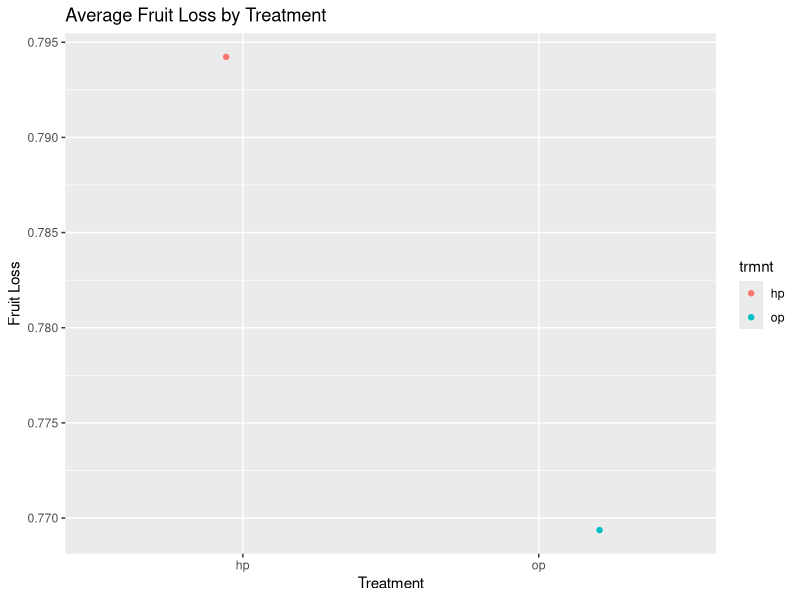

The R script that drew this image: (Note: this script raises an error after producing the figure.)
### tidyverse practice

library(tidyverse)
pollination<-read.csv("data/pollination_2017_pp_plant_trait.csv")
#upload seed data merged with the environmental data
seed_land<-read.csv("data/seed_land.csv")
seed_land<-seed_land%>%filter(plot=="hi")

######
# # of distinct plants used
pollination<-pollination%>%filter(plot=="hi")
n_distinct(pollination$ID) # of distinct plants

pollination%>% group_by(ID)%>% summarize(n_visits=n())# # of times treated
# # of distinct plants collected from
n_distinct(seed_land$ID)

# of plants with data
# table of treatment results
seed_tbl<-seed_land%>%
  filter(plot=="hi")%>% # select only the hi density plots
  group_by(trmnt)%>%
  summarise(n_plants=n_distinct(ID),n_fruit=n(),avg_seed=mean(total.seeds),median=median(total.seeds), 
                    sd=sd(total.seeds), var=var(total.seeds))
seed_tbl
mean(seed_tbl$n_fruit)
nrow(seed_land)


tot_seed_tbl<-seed_land%>%
  filter(plot=="hi")%>%
  group_by(trmnt,ID)%>%
  summarise(sum_seeds=sum(total.seeds), n_fruit=n())%>%
  group_by(trmnt)%>%
  summarise(n_plants=n(),total_fruit=sum(n_fruit),
            avg_n_fruit=mean(n_fruit), total_seeds=sum(sum_seeds),avg_sum_seeds=mean(sum_seeds), 
            seeds_fruit=total_seeds/total_fruit,
            avg_seeds_fruit=avg_sum_seeds/avg_n_fruit)


# table of flowers treated, fruit recovered, and %fruit loss
flower_tbl<-seed_land%>%
  filter(plot=="hi")%>%
  group_by(trmnt,ID)%>%
  summarize(n_fruit=n(), n_flowers=sum(flowers))%>%
  group_by(trmnt)%>%
    summarise(n_fruit=sum(n_fruit),n_flowers=sum(n_flowers),
              frt_loss=1-(n_fruit/n_flowers))
ggplot(flower_tbl, aes(trmnt ,frt_loss, color=trmnt)) +geom_jitter()+ 
  labs(x="Treatment" ,y="Fruit Loss")+
  ggtitle("Average Fruit Loss by Treatment")

mean(flower_tbl$n_flowers)
median(flower_tbl$n_fruit)

median(flower_tbl$frt_loss)

1-(mean(flower_tbl$n_fruit/mean(flower_tbl$n_flowers)))


  ### Pollinated Ovules /  Fruit

trmnt_tbl<-seed_land%>%
  group_by(round, ID,trmnt)%>%
  summarise(n_fruit=n(),n_flowers=sum(unique(flowers)),
            frt_loss=(1-(n_fruit/n_flowers)))%>% 
  group_by(ID,trmnt)%>%
  summarise(n_fruit=sum(n_fruit),n_flowers=sum(n_flowers),
            frt_loss=1-(n_fruit/n_flowers))=
  group_by(trmnt)%>%
  summarise(n_fruit=sum(n_fruit),n_flowers=sum(n_flowers),
            frt_loss=(1-(n_fruit/n_flowers))) 
  
ggplot(trmnt_tbl, aes(trmnt ,frt_loss, color=trmnt)) +geom_jitter()+ 
  labs(x="Treatment" ,y="Fruit Loss")+
  ggtitle("Average Fruit Loss by Treatment")


# table of mean, median, variance in poll_ovules

### These numbers seem to match Lee & Bazzaz 1982:
### Control plants in their study (no fruit removal) matured fruit w/ avg 11.3 ov and 11.1 devo seeds
### Plants with highest level of fruit removal (80% fruit removed) matured fruit w/ avg 9.9 ov and 8.2 seeds

### Other nuggets of info:
### We collected more HP fruit than OP fruit
### OP fruit had, on average, .5 more ovules than HP fruit.


# Pollinated Ovules/Total Ovules / Fruit

pollratio_tbl<-summarise(seed_land,fruit_count=n(), avg_pol=mean(poll_ovules/total.ovules), med_pol=median(poll_ovules/total.ovules),
                         var_pol=var(poll_ovules/total.ovules), sd_pol=sd(poll_ovules/total.ovules), 
                         coef_var_pol=(sd_pol/avg_pol))

pollratio_tbl



# Pollen Limitation (Total Ovules - Pollinated Ovules) / Fruit


pl_tbl<-summarise(seed_land,n_fruit=n(), avg=mean(poll_lim),median=median(poll_lim), 
                  sd=sd(poll_lim), var=var(poll_lim),coef_var=sd/avg)
pl_tbl




############
##### Site Response Variable Tables


#Total Seeds / Site

#Seeds collected per site

seed_site_total<- seed_land %>%
  group_by(site) %>%
  summarise(fruit_count = n(), seeds=sum(total.seeds),avg_seeds=mean(total.seeds), med_seeds=median(total.seeds),
            sd_seeds=sd(total.seeds), var_seeds=var(total.seeds))
seed_site_total

### seeds collected per site, round, and treatment

seed_site<- seed_land %>%
  group_by(site,prop.c,round,trmnt) %>%
  summarise(fruit_count = n(), seeds=sum(total.seeds),avg_seeds=mean(total.seeds), med_seeds=median(total.seeds),
            sd_seeds=sd(total.seeds), var_seeds=var(total.seeds))

seed_site



#Pollen Limitation / Site Table + Scatter plots

#Degree of pollen limitation (Poll ovules - total ovules) per fruit at the site level

### Pollen Limitation by site and round
pl_site<- seed_land %>%
  group_by(site,prop.c,trmnt) %>%
  summarise(fruit_count = n(), avg_pl=mean(poll_lim), med_pl=median(poll_lim),
            var_pl=var(poll_lim), sd_pl=sd(poll_lim), coef_var_pl=(sd_pl/avg_pl))


#ggplot(pl/site, aes(reorder(site,prop.c), avg_pl)) + geom_violin(draw_quantiles=.5) +ggtitle("avgPL by Site")
ggplot(pl_site, aes(prop.c,avg_pl,color=trmnt)) +geom_jitter() +
  ggtitle("Avg PL by % Development")+geom_smooth(method=lm,se=FALSE)

ggplot(pl_site, aes(prop.c,med_pl, color=trmnt)) +geom_point() +
  ggtitle("Med PL by % Development") +geom_smooth(method=lm,se=FALSE)


ggplot(pl_site, aes(prop.c,var_pl, color=trmnt)) +geom_point()+
  geom_smooth(method=lm, se=FALSE) +ggtitle("Variance in PL by % Development")


ggplot(pl_site, aes(prop.c,coef_var_pl)) +geom_point(aes(color=site)) +ggtitle("CV of PL by % Development")



####
# Pollinated Ovules / Site Table

#Number Ovules pollinated in a fruit at the site level

####
pol_ov_site<- seed_land %>%
  group_by(site,prop.c) %>%
  summarise(fruit_count = n(), avg_pol=mean(poll_ovules), med_pol=median(poll_ovules),
            var_pol=var(poll_ovules), sd_pol=sd(poll_ovules), coef_var_pol=(sd_pol/avg_pol))


ggplot(pol_ov_site, aes(prop.c,avg_pol)) +geom_point(aes(color=site)) +ggtitle("Avg Pol Ov by % Development")

ggplot(pol_ov_site, aes(prop.c,med_pol)) +geom_point(aes(color=site)) +ggtitle("Med Poll Ov by % Development")

ggplot(pol_ov_site, aes(prop.c,var_pol)) +geom_point(aes(color=site)) +ggtitle("Variance in Pol Ov by % Development")

ggplot(pol_ov_site, aes(prop.c,coef_var_pol)) +geom_point(aes(color=site)) +ggtitle("CV of Pol Ov by % Development")


# Pollinated Ovule/Virgin Ovules / Site & % Developed

#The proportion of available ovules pollinated in a fruit at the site level


polr_Site<- seed_land %>%
  group_by(site,prop.c,trmnt) %>%
  summarise(fruit_count=n(), avg_pol=mean(poll_ovules/total.ovules), med_pol=median(poll_ovules/total.ovules),
            var_pol=var(poll_ovules/total.ovules), sd_pol=sd(poll_ovules/total.ovules), 
            coef_var_pol=(sd_pol/avg_pol))



ggplot(pol_ratio_site , aes(prop.c,avg_pol)) +geom_point(aes(color=site))  

+ggtitle("Avg Pol Ratio by % Development")

ggplot(pol_ratio_site, aes(prop.c,med_pol)) +geom_point(aes(color=site)) +ggtitle("Med Poll Ov Ratio by % Development")

ggplot(pol_ratio_site, aes(prop.c,var_pol)) +geom_point(aes(color=site)) +ggtitle("Variance in Pol Ov Ratio by % Development")

ggplot(pol_ratio_site, aes(prop.c,coef_var_pol)) +geom_point(aes(color=site)) +ggtitle("CV of Pol Ov Ratio by % Development")           

######################################
# Big ole tables of response variables-->
#  Treatment/Site & % Developed
 # & Treatment/Site x Round & % Devo
####################################

### The ratio of pollinated ovules/total ovules and total - pollinated responses are decreasing 
### with increasing agricultural development around site.
### let's look at how treatments are influencing these results

### First let's build a big table including all response variables

#Running avg, med, var for each response variable:
# Pollinated Ovules/TOtal Ovules (pr), TotOv-PolOv (Topo), pollinated ovules (polov), and seed (seed)
### Maybe add total.seeds/total.ovules (so)??


trmnt_sitexx<- seed_land %>%# initially group by ID
  group_by(site,prop.c,plot,trmnt,ID) %>%
  summarise(fruit_count=n(), avg_pr=mean(poll_ovules/total.ovules), med_pr=median(poll_ovules/total.ovules),
            var_pr=var(poll_ovules/total.ovules), avg_topo=mean(total.ovules-poll_ovules),
           var_topo=var(total.ovules-poll_ovules),
            avg_polov=mean(poll_ovules), var_polov=var(poll_ovules), 
            avg_seed=mean(total.seeds), var_seed= var(total.seeds),avg_so=mean(total.seeds/total.ovules),
           var_so=var(total.seeds/total.ovules))%>%
#Now filter out plant with 1 observation, as these observations may skew the data
filter(fruit_count>1) %>%
  filter(plot=="hi")%>%
  group_by(site, prop.c,plot,trmnt)%>%
  summarise(fruit_count=sum(fruit_count), avg_pr=mean(avg_pr), med_pr=median(med_pr), 
            var_pr=mean(var_pr), avg_topo=mean(avg_topo), var_topo=mean(var_topo), 
            avg_polov=mean(avg_polov), var_polov=mean(var_polov), 
            avg_seed=mean(avg_seed), var_seed= mean(var_seed), avg_so=mean(avg_so), var_so=mean(var_so))


### Same table, but keep plants with 1 fruit
trmnt_site_1<- seed_land %>%# initially group by ID
  group_by(site,prop.c,plot,trmnt) %>%
  summarise(fruit_count=n(), avg_pr=mean(poll_ovules/total.ovules), med_pr=median(poll_ovules/total.ovules),
            var_pr=var(poll_ovules/total.ovules), avg_topo=mean(total.ovules-poll_ovules),
            var_topo=var(total.ovules-poll_ovules),
            avg_polov=mean(poll_ovules), var_polov=var(poll_ovules), 
            avg_seed=mean(total.seeds), var_seed= var(total.seeds), avg_so=mean(total.seeds/total.ovules),
            var_so=var(total.seeds/total.ovules))

#### Same tables, but with round also included

trmnt_site_rd<- seed_land %>%# initially group by ID
  group_by(site,round, prop.c,trmnt,ID) %>%
  summarise(fruit_count=n(), avg_pr=mean(poll_ovules/total.ovules), med_pr=median(poll_ovules/total.ovules),
            var_pr=var(poll_ovules/total.ovules), avg_topo=mean(total.ovules-poll_ovules),
            var_topo=var(total.ovules-poll_ovules),
            avg_polov=mean(poll_ovules), var_polov=var(poll_ovules), 
            avg_seed=mean(total.seeds), var_seed= var(total.seeds), avg_so=mean(total.seeds/total.ovules),
            var_so=var(total.seeds/total.ovules))%>%
  #Now filter out plant with 1 observation, as these observations may skew the data
  filter(fruit_count>1) %>%
  filter(plot=="hi")%>%
  group_by(site,round, prop.c,trmnt)%>%
  summarise(fruit_count=sum(fruit_count), avg_pr=mean(avg_pr), med_pr=median(med_pr), 
            var_pr=mean(var_pr), avg_topo=mean(avg_topo), var_topo=mean(var_topo), 
            avg_polov=mean(avg_polov), var_polov=mean(var_polov), 
            avg_seed=mean(avg_seed), var_seed= mean(var_seed),avg_so=mean(avg_so), var_so=mean(var_so))


### Same table, but keep plants with 1 fruit
trmnt_site_rd_1<- seed_land %>%# initially group by ID
  group_by(site,round,prop.c,trmnt) %>%
  summarise(fruit_count=n(), avg_pr=mean(poll_ovules/total.ovules), med_pr=median(poll_ovules/total.ovules),
            var_pr=var(poll_ovules/total.ovules), avg_topo=mean(total.ovules-poll_ovules),
            var_topo=var(total.ovules-poll_ovules),
            avg_polov=mean(poll_ovules), var_polov=var(poll_ovules), 
            avg_seed=mean(total.seeds), var_seed= var(total.seeds),avg_so=mean(total.seeds/total.ovules),
            var_so=var(total.seeds/total.ovules))

####################
#### Plots ####
########################
######

### Site only plots#####

#########
### Polr

### Plot of avg polr
ggplot(trmnt_sitexx, aes(prop.c,avg_pr, color=trmnt)) +geom_point()+
  ggtitle("Avg Pol Ratio by % Development") +geom_smooth(method=lm,se=FALSE)
### Intercept HP ~ .85, Intercept OP ~.9 
### Slope is slightly lower in op
### As prop.c increases avg polr (pollinated ovules/total Ovules) decreases
### this decrease is more intense in op but never crosses hp line
### Adding CIs shows significant overlap
### PR starts at difference of ~.05 between hp and op
### Or ~.55 fewer ovules for hp fruit
### This reduces down to a ~.01-.02 difference in hp and op PR at high develpment
### Or ~.11-.22 fewer ovules for hp fruit.


### Now compare if we drop single fruits
ggplot(trmnt_site, aes(prop.c,avg_pr, color=trmnt)) +geom_point()+
  ggtitle("Avg Pol Ratio by % Development") +geom_smooth(method=lm,se=FALSE)
### Now slopes are effectively equal. OP intercept is a little lower as well.
### Interpretation: pr in hp is ~ .03-.05 less than op. 
### There were ~11 total ovules per fruit, so this works out to ~.33-.55 fewer pollinated ovules in HP fruit
###
### Plot of var polr without dropping single fruit plants  
ggplot(trmnt_site_1, aes(prop.c,var_pr, color=trmnt)) +geom_point() +
  ggtitle("Variance in Pol Ov Ratio by % Development") +geom_smooth(method=lm, se=FALSE)
### Intercept higher for hp, indicating treating flowers added a small amount of variability
### but slope higher in op, leading to higher variability at higher prop.c
### So, prop.c had a marginally stronger effect on op plant PR. 
### had there been pollen limitation we would notice either a sharper slope for OP or a higher intercept
### in general variability seems low.
##


ggplot(trmnt_site, aes(prop.c,var_pr, color=trmnt)) +geom_point() +
  ggtitle("Variance in Pol Ov Ratio by % Development") +geom_smooth(method=lm, se=FALSE)

##Slope in HP plants almost 0. 
#Indicates there was just some variability inherent for treating across all propc
## Slope in op higher. Indicates variability grows with increasing prop.c, approaching variability in treating
# Intercepts ~ .043 HP and ~.0225 OP.
## Biggest change was to Staples, which seems to have had many single fruit plants 
# Takeaway: The amount of variability added by treatment exceeds that created by the gradient
# Prop. c didn't influence HP plants, indicating HP treatments were likely consistently effective
# BUT they seem to have been marginally detrimental to pollination of ovules.

###############
### Seed Set


ggplot(trmnt_site_1, aes(prop.c,avg_seed, color=trmnt)) +geom_point()+
  ggtitle("Avg Seed per fruit by % Development") +geom_smooth(method=lm,se=FALSE)
### INTERP:


### Now compare if we drop single fruits
ggplot(trmnt_sitexx, aes(prop.c,avg_seed, color=trmnt)) +geom_point()+
  ggtitle("Avg Seed per fruit by % Development") +geom_smooth(method=lm,se=FALSE)
### INTERP: ~.5 fewer seeds in hp at lowest pop.c, to 0 difference at highest prop.c
### HP treatment consistent, but either depressed sed set slightly 
### OR plant level effects and low sample size are skewing prop.c effect (probs a little of both)

ggplot(trmnt_site_1, aes(prop.c,var_seed, color=trmnt)) +geom_point() +
  ggtitle("Variance in seed per fruitRatio by % Development") +geom_smooth(method=lm, se=FALSE)
### INTERP: var same for op & hp at intercept but slope higher for op.
### hp treatment doesn't mute the effect of prop.c, small sample size may be skewing +plant level effects


ggplot(trmnt_site, aes(prop.c,var_seed, color=trmnt)) +geom_point() +
  ggtitle("Variance in seed/fruit % Development") +geom_smooth(method=lm, se=FALSE)
### Interp:
### Doesn't seem to be a relationship. lots of variability in one site.
### 


#########
##### topo 


ggplot(trmnt_site_1, aes(prop.c,avg_topo, color=trmnt)) +geom_point()+
  ggtitle("Avg total - pollinated ovules per fruit by % Development") +geom_smooth(method=lm,se=FALSE)
### INTERP: hp treatment fruit ~.4-.5 fewer ovules at low prop.c to .1 or less at high.


### Now compare if we drop single fruits
ggplot(trmnt_sitexx, aes(prop.c,avg_topo, color=trmnt)) +geom_point()+
  ggtitle("Avg total - pollinated ovules per fruit by % Development") +geom_smooth(method=lm,se=FALSE)
### INTERP: slopes decreased after dropping single fruits
### hp treatment fruit cosistently .3-.4 ovules fewer than op fruit

ggplot(trmnt_site_1, aes(prop.c,var_topo, color=trmnt)) +geom_point() +
  ggtitle("Variance in total- pollinated ovules per fruit by % Development") +geom_smooth(method=lm, se=FALSE)
### INTERP: Var increases for both treatments, slightly quicker for op.

ggplot(trmnt_site, aes(prop.c,var_topo, color=trmnt)) +geom_point() +
  ggtitle("Variance in Total -pollinated ovules per fruit by % Development") +geom_smooth(method=lm, se=FALSE)

### Interp: var higher in hp by a large amount once you get rid of singletons...
### topo may follow negative binomial; plot looks similar to averages
### so higher levels of topo have a higher level of variability **in general**
### We'll see if this holds


#####
## Polov


ggplot(trmnt_site_1, aes(prop.c,avg_polov, color=trmnt)) +geom_point()+
  ggtitle("Avg pollinated ovules per fruit by % Development") +geom_smooth(method=lm,se=FALSE)
### INTERP: 9 pollinated ovules per fruit in hp plants versus 10 at sites with low development
## much sharper slope in op plants


### Now compare if we drop single fruits
ggplot(trmnt_sitexx, aes(prop.c,avg_polov, color=trmnt)) +geom_point()+
  ggtitle("Avg pollinated ovules by % Development") +geom_smooth(method=lm,se=FALSE)
### INTERP: slopes decreased after dropping single fruits
### almost complete flat slope in hp fruits; about 8.7 ovules per fruit at all levels of prop.c
### compared to op frits that have about 9.6 ovules per fruit down to 8.7 at high prop.c 
### treatments were consistent, but slightly depressed seed set 
### OR site level effects are skewing that level of development
### OR plant level effects and who the fruit are coming form is drivng data
###

ggplot(trmnt_site_1, aes(prop.c,var_polov, color=trmnt)) +geom_point() +
  ggtitle("Variance in pollinated ovules by % Development") +geom_smooth(method=lm, se=FALSE)
### INTERP: var same for op & hp at intercept but slope higher for op.
### hp treatment doesn't mute the effect of prop.c, small sample size may be skewing +plant level effects


ggplot(trmnt_site, aes(prop.c,var_polov, color=trmnt)) +geom_point() +
  ggtitle("Variance in pollinated ovules by % Development") +geom_smooth(method=lm, se=FALSE)
### Interp: variance starts out low in op plants but shoots up over that of hp plants






###Site X Round plots

### topo

ggplot(trmnt_site_rd_1, aes(prop.c,avg_topo, color=trmnt)) +geom_point()+facet_grid(.~round)+
  ggtitle("Avg total - pollinated ovules per fruit by % Development") +geom_smooth(method=lm,se=FALSE)
### INTERP: All over the damn place


### Now compare if we drop single fruits
ggplot(trmnt_site_rd, aes(prop.c,avg_topo, color=trmnt)) +geom_point()+facet_grid(.~round)+
  ggtitle("Avg total - pollinated ovules per fruit by % Development") +geom_smooth(method=lm,se=FALSE)
### INTERP: 

ggplot(trmnt_site_rd_1, aes(prop.c,var_topo, color=trmnt)) +geom_point() +facet_grid(.~round)+
  ggtitle("Variance in total- pollinated ovules per fruit by % Development") +geom_smooth(method=lm, se=FALSE)
### INTERP: Variance in rd one hp fruit declines at higher values of prop.

ggplot(trmnt_site_rd, aes(prop.c,var_topo, color=trmnt)) +geom_point() +facet_grid(.~round)+
  ggtitle("Variance in Total -pollinated ovules per fruit by % Development") +geom_smooth(method=lm, se=FALSE)

########
### Polr

### Plot of avg polr


ggplot(trmnt_site_rd_1, aes(prop.c,avg_pr, color=trmnt)) +geom_point()+ facet_grid(.~round)+
  ggtitle("Avg Pol Ratio by % Development") +geom_smooth(method=lm,se=FALSE)

### 

### Now compare if we drop single fruits
ggplot(trmnt_site_rd, aes(prop.c,avg_pr, color=trmnt)) +geom_point()+ facet_grid(.~round)+
  ggtitle("Avg Pol Ratio by % Development (Drop Single Fruits)") +geom_smooth(method=lm,se=FALSE)



### Plot of var polr without dropping single fruit plants  
ggplot(trmnt_site_rd_1, aes(prop.c,var_pr, color=trmnt)) +geom_point() +facet_grid(.~round)+
  ggtitle("Variance in Pol Ov Ratio by % Development") +geom_smooth(method=lm, se=FALSE)



ggplot(trmnt_site_rd, aes(prop.c,var_pr, color=trmnt)) +geom_point() +facet_grid(.~round)+
  ggtitle("Variance in Pol Ov Ratio by % Development (Drop Single Fruits)") +geom_smooth(method=lm, se=FALSE)

# Variance very high in round 4, particularly in op fruit
# Variance in general low
#
ggplot(trmnt_site_rd_1, aes(prop.c,avg_seed, color=trmnt)) +geom_point()+facet_grid(.~round)+
  ggtitle("Avg Seed per fruit by % Development") +geom_smooth(method=lm,se=FALSE)
### INTERP:



### Now compare if we drop single fruits
ggplot(trmnt_site_rd, aes(prop.c,avg_seed, color=trmnt)) +geom_point()+facet_grid(.~round)+
  ggtitle("Avg Seed per fruit by % Development") +geom_smooth(method=lm,se=FALSE)


ggplot(trmnt_site_rd_1, aes(prop.c,var_seed, color=trmnt)) +geom_point() +facet_grid(.~round)+
  ggtitle("Variance in seed per fruitRatio by % Development") +geom_smooth(method=lm, se=FALSE)


ggplot(trmnt_site_rd, aes(prop.c,var_seed, color=trmnt)) +geom_point() +
  ggtitle("Variance in seed/fruit % Development") +geom_smooth(method=lm, se=FALSE)





#########################################
#########################################


#######
### Plant Level Response Variables==> generate tables and pass models
####

### Diff in HP-OP####

##First we need to generate averages and totals for each plot for each response variable we're interested in
HPOP_plant<-seed_land %>%
  group_by(prop.c,site,plot, trmnt)%>% 
  summarise(fruit_count=n(),seed_total=sum(total.seeds), avg_seeds=mean(total.seeds),
            total_pol=sum(poll_ovules),avg_pol=mean(poll_ovules))%>%

  filter(plot=="hi")

HPOP_plot<-HPOP_plant %>%
summarise(seed_diff= (seed_total[trmnt=="hp"])-(seed_total[trmnt=="op"]), 
          avg_seed_diff=(avg_seeds[trmnt=="hp"])-(avg_seeds[trmnt=="op"]),
          pollov_diff=(total_pol[trmnt=="hp"])-(total_pol[trmnt=="op"]),
          avg_pollov_diff=(avg_pol[trmnt=="hp"])-(avg_pol[trmnt=="op"] ))
   
### DROP LO DENSITY FRUIT        
##First we need to generate averages and totals for each plot for each response variable we're interested in
HPOP_droplo<-seed_land %>%
  group_by(prop.c,site,plot,trmnt,ID)%>% 
  summarise(fruit_count=n(),seed_total=sum(total.seeds), avg_seeds=mean(total.seeds),
            total_pol=sum(poll_ovules),avg_pol=mean(poll_ovules)) %>%
  #Now we need to pass this table to a new argument that will subtract the OP row from the HP row 
  #(or vice versa)
  # We should drop the low density treatment fruit from this to make the  observations more consistent
  filter(plot=="hi")%>%
  summarise(seed_diff= (seed_total[trmnt=="hp"])-(seed_total[trmnt=="op"]), 
            avg_seed_diff=(avg_seeds[trmnt=="hp"])-(avg_seeds[trmnt=="op"]),
            pollov_diff=(total_pol[trmnt=="hp"])-(total_pol[trmnt=="op"]),
            avg_pollov_diff=(avg_pol[trmnt=="hp"])-(avg_pol[trmnt=="op"] ))




### intact data set
ggplot(HPOP_plot, aes(prop.c,avg_seed_diff)) +geom_point()+
  ggtitle("Avg diff in seed between trmnts by % Development") +geom_smooth(method=lm,se=FALSE)

### droplow density
ggplot(HPOP_droplo, aes(prop.c,avg_seed_diff)) +geom_point()+
  ggtitle("Avg diff in seed between trmnts by % Development (Drop low)") +geom_smooth(method=lm,se=FALSE)

### intact data set
ggplot(HPOP_plot, aes(prop.c,avg_pollov_diff)) +geom_point()+
  ggtitle("Avg diff in pollovs between trmnts by % Development") +geom_smooth(method=lm,se=FALSE)

### droplow density
ggplot(HPOP_droplo, aes(prop.c,avg_pollov_diff)) +geom_point()+
  ggtitle("Avg diff in pollovs between trmnts by % Development (Drop low)") +geom_smooth(method=lm,se=FALSE)







 #seeds_op=sum(total.seeds [which(seed_land$trmnt=="op"),]), HPOP=seeds_hp-seeds_op)

ggplot(seed_plant,aes(trmnt,avg_seeds))+geom_violin(draw_quantiles=.5)
ggplot(seed_plant,aes(trmnt,med_seeds))+geom_violin(draw_quantiles=.5)

ggplot(seed_plant,aes(prop.c,med_seeds))+geom_jitter(aes(color=site))
ggplot(seed_plant,aes(prop.c,avg_seeds))+geom_jitter(aes(color=site))
ggplot(seed_plant,aes(prop.c,var_seeds))+geom_jitter(aes(color=site))
ggplot(seed_plant,aes(prop.c,CV_seeds))+geom_jitter(aes(color=site))


#Total seeds collected / plant


seed_plant<- seed_land %>%
  group_by(prop.c,site,ID, trmnt)%>%
  summarise(fruit_count=n(),seed_total=sum(total.seeds), avg_seeds=mean(total.seeds), med_seeds=median(total.seeds), 
            var_seeds=var(total.seeds), sd_seeds=sd(total.seeds), CV_seeds=sd_seeds/avg_seeds)

ggplot(seed_plant,aes(trmnt,avg_seeds))+geom_violin(draw_quantiles=.5)
ggplot(seed_plant,aes(trmnt,med_seeds))+geom_violin(draw_quantiles=.5)

ggplot(seed_plant,aes(prop.c,med_seeds))+geom_jitter(aes(color=site))
ggplot(seed_plant,aes(prop.c,avg_seeds))+geom_jitter(aes(color=site))
ggplot(seed_plant,aes(prop.c,var_seeds))+geom_jitter(aes(color=site))
ggplot(seed_plant,aes(prop.c,CV_seeds))+geom_jitter(aes(color=site))



#Pollinated Ovules / Plant table


### Pollinated ovules x plant table
pollov_plant<-seed_land %>%
  group_by(site,round, prop.c,ID,trmnt)%>%
  summarise(fruit_count=n(), avg_pol=mean(poll_ovules), med_pol=median(poll_ovules),
            var_pol=var(poll_ovules), sd_pol=sd(poll_ovules), cv_pol=(sd_pol/avg_pol))

ggplot(pollov_plant, aes(trmnt,med_pol)) +geom_violin(draw_quantiles=.5) +ggtitle("Plant lvl Avg of Pol Ovs by treatment")

ggplot(pollov_plant, aes(trmnt,med_pol)) +geom_violin(draw_quantiles=.5) +ggtitle("Plant lvl median of Pol Ovs by treatment")

ggplot(pollov_plant, aes(trmnt,var_pol)) +geom_violin(draw_quantiles=.5) +ggtitle("Var Estimate of Pol Ovs by treatment")
ggplot(pollov_plant, aes(trmnt,cv_pol)) +geom_violin(draw_quantiles=.5) +ggtitle("Cv of Pol Ovs by treatment")

ggplot(pollov_plant, aes(prop.c,avg_pol)) +geom_jitter(aes(color=site)) 
ggplot(pollov_plant, aes(prop.c,med_pol)) +geom_jitter(aes(color=site)) 

ggplot(pollov_plant, aes(prop.c,var_pol)) +geom_jitter(aes(color=site)) 

ggplot(pollov_plant, aes(prop.c,cv_pol)) +geom_jitter(aes(color=site))


#Pollinated Ovule Ratio / Plant table

pol_ratio_plant<-seed_land %>%
  group_by(site,round, prop.c, ID,trmnt)%>% 
  summarise(fruit_count=n(), avg_pol=mean(poll_ovules/total.ovules), med_pol=median(poll_ovules/total.ovules),
            var_pol=var(poll_ovules/total.ovules), sd_pol=sd(poll_ovules/total.ovules), 
            coef_var_pol=sd_pol/avg_pol)

ggplot(pol_ratio_plant, aes(trmnt,avg_pol)) +geom_violin(draw_quantiles=.5)+
  ggtitle(" Mean Ratio of Pollinated Ovules per Treatment")

ggplot(pol_ratio_plant, aes(trmnt,avg_pol)) +geom_violin(draw_quantiles=.5)+
  ggtitle(" Median Ratio of Pollinated Ovules per Treatment")

ggplot(pol_ratio_plant, aes(trmnt,avg_pol)) +geom_violin(draw_quantiles=.5)+
  ggtitle(" Var of Ratio of Pollinated Ovules per Treatment")

ggplot(pol_ratio_plant, aes(trmnt,avg_pol)) +geom_violin(draw_quantiles=.5)+
  ggtitle(" CV of Ratio of Pollinated Ovules per Treatment")

ggplot(pol_ratio_plant, aes(prop.c,avg_pol)) +geom_jitter(aes(color=site))+
  ggtitle("Change in Mean Ratio of Pollinated Ovule with % Developed")
ggplot(pol_ratio_plant, aes(prop.c,med_pol)) +geom_jitter(aes(color=site))+
  ggtitle("Change in Median Ratio of Pollinated Ovule with % Developed")
ggplot(pol_ratio_plant, aes(prop.c,var_pol)) +geom_jitter(aes(color=site))+
  ggtitle("Change in Ratio of Pollinated Ovule Variance with % Developed")
ggplot(pol_ratio_plant, aes(prop.c,coef_var_pol)) +geom_jitter(aes(color=site)) +
  ggtitle("Change in Ratio of Pollinated Ovule CV with % Developed")



#Pollen Limitation / Plant table


pl_plant<-seed_land%>%
  group_by(site,round, prop.c,ID,trmnt)%>%
  summarise(frt_coll=n(),trtd_flwrs=sum(unique(flowers)),frt_flw_ratio= frt_coll/trtd_flwrs,
            avg_pl=mean(poll_lim), med_pl=median(poll_lim),
            sd_pl=sd(poll_lim), var_pl=var(poll_lim), cv_pl=(sd_pl/avg_pl))

pl_plant%>%
  ggplot( aes(trmnt,avg_pl)) +geom_violin(draw_quantiles=.5)+
  ggtitle(" Mean Pollen Limitation per Treatment")

pl_plant%>%
  ggplot(aes(trmnt,med_pl)) +geom_violin(draw_quantiles=.5)+
  ggtitle(" Median Pollen Limitation per Treatment")

pl_plant%>%
  ggplot( aes(trmnt,var_pl)) +geom_violin(draw_quantiles=.5)+
  ggtitle(" Var of Pollen Limitation per Treatment")

pl_plant%>%
  ggplot( aes(trmnt,cv_pl)) +geom_violin(draw_quantiles=.5)+
  ggtitle(" CV of Pollen Limitation per Treatment")
pl_plant%>%
  ggplot( aes(prop.c,avg_pl)) +geom_jitter(aes(color=site))+
  ggtitle("Change in Mean PL with % Developed")

pl_plant%>%
  ggplot( aes(prop.c,med_pl)) +geom_jitter(aes(color=site))+
  ggtitle("Change in Median PL with % Developed")

pl_plant%>%
  ggplot( aes(prop.c,var_pl)) +geom_jitter(aes(color=site))+
  ggtitle("Change in PL Variance with % Developed")

pl_plant%>%
  ggplot(aes(prop.c,cv_pl)) +geom_jitter(aes(color=site)) +
  ggtitle("Change in PL CV with % Developed")


### HP- OP 



#purrr
##### Not sure if this is actually useful without a bit more work on manipulating the table
# let's group fruits by plant

n_distinct(seed_land$ID) # # of unique plants we collected seeds from
n_seeds <- seed_land %>% # pipeline passes outpute from this line of code to next line, simplifying code
  group_by(ID) %>% #I've passed the seed_land df to this line, and would like to group it by the unique ID of the plant
  mutate(.,coll_fruits=n())%>% # number of fruit collected per plant
  nest() 
nrow(n_seeds) # should match n_distinct from seed_land df


#use unnest to pull the nested dataframe back into shape.


##m_seeds is a nested data frame containing all of the fruit seed count data for a given plant'


### # of fruit collected at each site, the average number of fruit per plant, median, etc.

###plot fruit count data for each treatment and round!


ggplot(m_seeds,aes(trmnt,(coll_fruits)))+geom_violin(aes(color=trmnt)) 



#################
# We can aslo pass n_seeds through a function using mutate and map to count fruit per plant
count_f <- function(df)
  {count=nrow(df)} ## function that counts number of fruit for a given plant

m_seeds <- n_seeds%>%
  mutate(coll_fruit = map(data, count_f))%>%
  nest()# use mutate and map to apply function to n_seeds
length(m_seeds$coll_fruit) #length should match number of rows from n_seeds

### However, this creates a separate column not included within the original nested dataframe.





